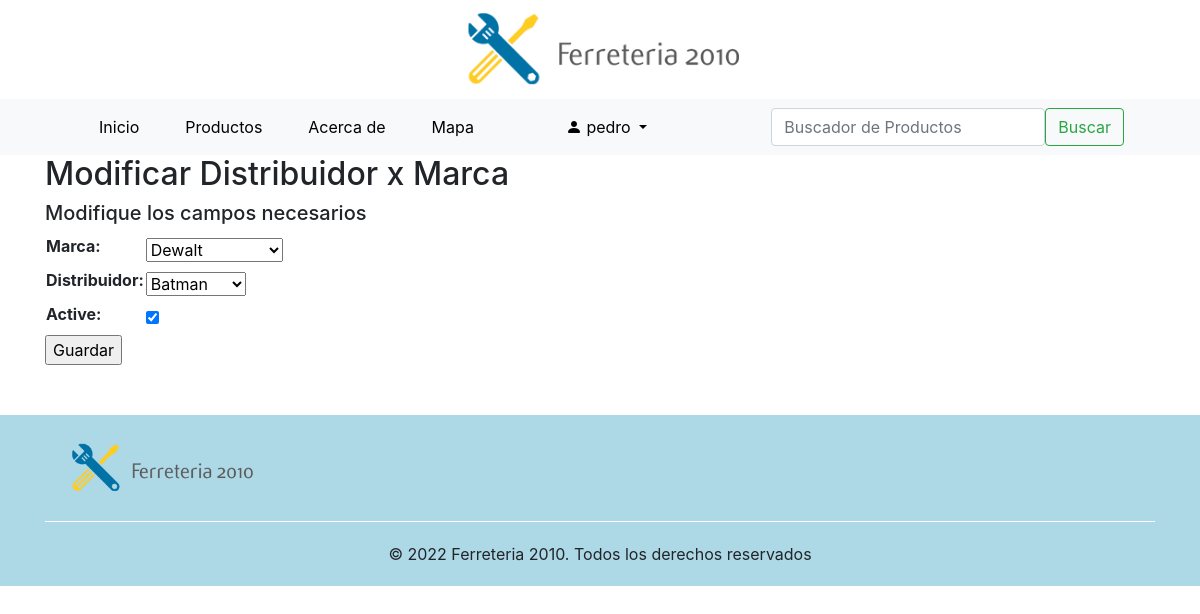
Page /dist-marca/update/1 (signed in) on the committed database.
### dist_marca/models.py (models this page shows, shortened)
class Distribuidores_marcas(models.Model):
    marca = models.ForeignKey(Marcas, on_delete=models.CASCADE, related_name='nombre_marca')
    distribuidor = models.ForeignKey(Distribuidores, on_delete=models.CASCADE, related_name='nombre')
    active = models.BooleanField(default=True)
    class Meta:
        verbose_name = 'Distribuidores x marca'
        verbose_name_plural = 'Distribuidores x marcas'

### dist_marca/views.py (the view)
# urls.py: path('update/<pk>', update_distribuidor_marca, name='update_distribuidor_marca'),
def update_distribuidor_marca(request, pk):
    grupo = usuario_logueado(request)
    if request.user.is_authenticated:
        dist_marca = Distribuidores_marcas.objects.get(id = pk)
        form = Distribuidores_marcas_form(request.POST or None, instance= dist_marca)
        if form.is_valid():
            form.save()
            context = {'form':form, 'grupo':grupo}
            return HttpResponseRedirect('/dist_marca/dist-marca')
        else:
            f_error = form.errors
            if f_error.__len__() == 0:
                context = {'form':form, 'grupo':grupo}
            else:
                for key in f_error:
                    error = f_error[key]
                context = {'errors':error, 'form':form, 'grupo':grupo}
        return render(request, 'dist_marca/update_dist_marca.html', context=context)
    else:
        return redirect('index')

### dist_marca/forms.py
class Distribuidores_marcas_form(forms.ModelForm):
    class Meta:
        model = Distribuidores_marcas
        fields = '__all__'

### distribuidores/models.py (called while the page is built)
    def __str__(self):
        return self.razon_social

### django_base/functions.py (called while the page is built)
def usuario_logueado(request):
    if request.user.is_authenticated:
        username  = request.user.username
        id_usuario = User.objects.filter(username__icontains = username).values('id')
        lista_grupo = list(Group.objects.filter(user__in = id_usuario).values_list('name', flat=True))
        for grupo in lista_grupo:
            if grupo == 'Ferreteria':
                return True
            else:
                return False
    else:
        return False

### marcas/models.py (called while the page is built)
    def __str__(self):
        return self.nombre

### templates/dist_marca/update_dist_marca.html (shortened to what this page needs)
{% extends 'base.html' %}
{% load static %}
{% block contenido %}
{% if form %}
    <h2>Modificar Distribuidor x Marca</h2>
    <h5>Modifique los campos necesarios</h5>
    <form action="" method="POST" enctype="multipart/form-data">
        <table>
            {{form.as_table}}
        </table>
        <input type="submit", value="Guardar">
    </form>
{% endif %}
{% endblock %}

### templates/base.html (shortened to what this page needs)
<!DOCTYPE html>
<html lang="en">
<head>
    {% load static %}
    <link rel="stylesheet" href="https://cdn.jsdelivr.net/npm/bootstrap@4.6.1/dist/css/bootstrap.min.css">
    <link rel="stylesheet" href="https://cdn.jsdelivr.net/npm/bootstrap-icons@1.8.3/font/bootstrap-icons.css">
    <link rel="stylesheet" href="{% static 'assets/css/custom.css' %}">
  </head>
<body>
  <div class="logo"><a href="\" style="cursor: auto;"><img src="{% static 'assets/images/logo.png' %}" alt="Ferreteria 2010" width="300px"></a></div>
  <header style="background-color:#f8f9fa">
    <div class="container" >
        <nav class="navbar navbar-expand-lg bg-light">
            <div class="container-fluid">
              <div class="collapse navbar-collapse" id="navbarSupportedContent">
                <ul class="navbar-nav me-auto mb-2 mb-lg-0">
                  <li class="nav-item {% block nav_inicio_activo %}{% endblock %}">
                    <a class="nav-link" aria-current="page" href="\">Inicio</a>
                  </li>
                  <li class="nav-item {% block nav_productos_activo %}{% endblock %}">
                    <a class="nav-link" href="/productos/">Productos</a>
                  </li>
                  <li class="nav-item {% block nav_about_activo %}{% endblock %}">
                    <a class="nav-link" aria-current="page" href="/about">Acerca de</a>
                  </li>
                  <li class="nav-item {% block nav_map_activo %}{% endblock %}">
                    <a class="nav-link" aria-current="page" href="/map">Mapa</a>
                  </li>
                  {% if request.user.is_authenticated %}
                  <li class="nav-item {% block nav_usuario %}{% endblock %}">
                    <a class="nav-link" href="/accounts/profile/"></a>
                  </li>
                  <li class="nav-item dropdown {% block nav_usuario_activo %}{% endblock %}">
                    <a class="nav-link dropdown-toggle" href="#" id="navbarDropdown" role="button" data-bs-toggle="dropdown" aria-expanded="false">
                       <i class="bi bi-person-fill"></i> {{request.user.username}}
                    </a>
                  </li>
                  {% else %}
                  <li class="nav-item {% block nav_login_activo %}{% endblock %}">
                    <a class="nav-link" href="/accounts/login/">Iniciar Sesión</a>
                  </li>
                  {% endif %}
                </ul>
              </div>
              <div>
                <form class="d-flex" role="search" action = "/productos/search-product/" method="GET">
                  <input class="form-control me-2" type="text" placeholder="Buscador de Productos" aria-label="Search"  name = 'search'>
                  <button class="btn btn-outline-success" type="submit">Buscar</button>
                </form>
              </div>
            </div>
        </nav>
    </div>
  </header>
  <div class="container" style="overflow: hidden;">
    {% block contenido %}
    {% endblock %}
  </div>
  <footer class="footer">
    <div class="container">
      <div class="row align-items-start" style="margin: 20px 0px;">
        <div class="col">
          <img src="{% static 'assets/images/logo.png' %}" alt="Ferreteria 2010" width="200px">
        </div>
      </div>
      <div style="text-align: center; padding: 20px 0px; border-top: 1px solid #fff;">
        © 2022  Ferreteria 2010. Todos los derechos reservados
      </div>
    </div>
  </footer>
</body>
</html>

### productos/static/assets/css/custom.css (style rules this page uses)
.logo { width: 100%; text-align: center; }
.navbar-nav li { margin: 0px 15px }
.navbar-nav a { color: #000; }
.footer { background-color:lightblue; overflow: hidden; margin-top: 50px; }
.row { margin: 40px 10px; }

### rows in the picture
Distribuidores_marcas: marca "Dewalt", distribuidor "Batman", active "☑"

### other values in the picture
{{ request.user.username }} "pedro"
